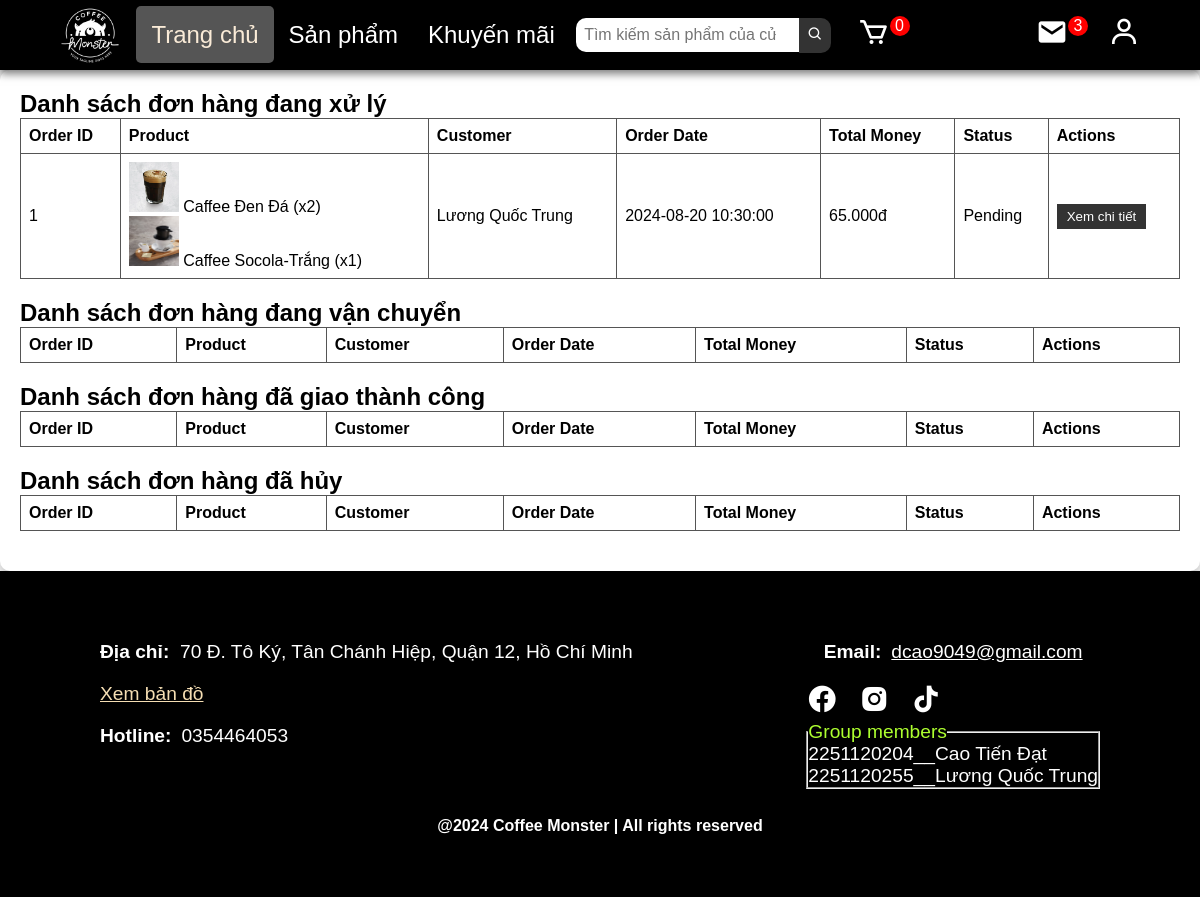
The page /customer2/controller/index.php?act=purchase_history (signed in) on the database its author committed.
### tables this page shows
CREATE TABLE `order` (
  `order_id` int(11) NOT NULL,
  `total_payment` decimal(10,3) DEFAULT NULL,
  `order_time` datetime NOT NULL,
  `Status` varchar(255) NOT NULL,
  `user_id` int(11) NOT NULL,
  `order_address` varchar(255) NOT NULL
);

CREATE TABLE `user` (
  `user_id` int(11) NOT NULL,
  `user_name` varchar(255) NOT NULL,
  `user_pass` varchar(255) NOT NULL,
  `phone_number` varchar(20) NOT NULL,
  `level` int(11) NOT NULL
);

### customer2/model/purchase_history.php (called while the page is built, shortened)
<?php
    include "connect.php";
    if(isset($_SESSION['mySession'])){
        $user_id = $_SESSION['mySession'];
    }
    $p_sql = "SELECT o.* FROM `order` o
            JOIN `user` u ON o.user_id = u.user_id
            WHERE 1=1 AND Status = 'Pending' AND o.user_id = $user_id
            ORDER BY o.order_time DESC";
    $pending_orders = mysqli_query($conn, $p_sql);
?>

### customer2/controller/function.php (called while the page is built, shortened)
<?php
    function getUserInfor($user_id,$infor){
        global $conn;
        $valid_columns = ['user_name', 'phone_number', 'level'];
        $sql = "SELECT $infor FROM user WHERE user_id = '$user_id'";
        $result = mysqli_query($conn, $sql);
        if ($result && mysqli_num_rows($result) > 0) {
            $row = mysqli_fetch_assoc($result);
            return $row[$infor];
        }
        return null;
    }
    function getProductInfor($product_id, $infor) {
        global $conn;
        $valid_columns = ['ca_id', 'product_name', 'price', 'status', 'img'];
        $sql = "SELECT $infor FROM product WHERE product_id = '$product_id'";
        $result = mysqli_query($conn, $sql);
        if ($result && mysqli_num_rows($result) > 0) {
            $row = mysqli_fetch_assoc($result);
            return $row[$infor];
        }
        return null;
    }
    function getProductName($product_id){
        global $conn;
        $sql = "SELECT product_name FROM product WHERE product_id = '$product_id'";
        $result = mysqli_query($conn, $sql);
        if ($result && mysqli_num_rows($result) > 0) {
            $row = mysqli_fetch_assoc($result);
            return $row['product_name'];
        }
        return null;
    }
    function getProductQuantity($order_id, $product_id) {
        global $conn;
        $sql = "SELECT quantity FROM orderdetail WHERE order_id = '$order_id' AND product_id = '$product_id'";
        $result = mysqli_query($conn, $sql);
        if ($result && mysqli_num_rows($result) > 0) {
            $row = mysqli_fetch_assoc($result);
            return $row['quantity'];
        }
        return null;
    }
    function getOrderDetail($order_id){
        global $conn;
        $sql = "SELECT product_id FROM orderdetail WHERE order_id = '$order_id'";
        $query = mysqli_query($conn, $sql);
        $order_detail = [];
        while ($row = mysqli_fetch_assoc($query)) {
            $product_name = getProductName($row['product_id']);
            $quantity = getProductQuantity($order_id, $row['product_id']);
            $price = getProductInfor($row['product_id'], 'price');
            $image = getProductInfor($row['product_id'], 'img');
            $order_detail[] = ['product_name' => $product_name, 'quantity' => $quantity, 'price' => $price, 'img' => $image];
        }
        return $order_detail;
    }
?>

### customer2/view/purchase_history.php (the view, shortened to what this page needs)
<?php include "../controller/function.php"; ?>
<?php include "../model/purchase_history.php"; ?>
<link rel="stylesheet" type="text/css" href="../view/css/purchase_history.css">
    <main class="main">
        <div style="background-color: white; padding: 20px; border-radius: 10px; box-shadow: 0 4px 8px rgba(0, 0, 0, 0.2);">
            <h2>Danh sách đơn hàng đang xử lý</h2>
            <table>
                <thead>
                    <tr>
                        <th>Order ID</th>
                        <th>Product</th>
                        <th>Customer</th>
                        <th>Order Date</th>
                        <th>Total Money</th>
                        <th>Status</th>
                        <th>Actions</th>
                    </tr>
                </thead>
                <tbody id="order-list">
                    <?php foreach ($pending_orders as $row): ?>
                        <tr>
                            <td><?php echo $row['order_id']; ?></td>
                            <td>
                                <?php foreach (getOrderDetail($row['order_id']) as $row_order_detail): ?>
                                    <img width="50" height="50" src="../view/img/product/<?php echo $row_order_detail['img']; ?>" alt="<?php echo $row_order_detail['product_name']; ?>">
                                    <?php echo $row_order_detail['product_name'] . " (" . "x" . $row_order_detail['quantity'] . ")"; ?>
                                    <br>
                                <?php endforeach; ?>
                            </td>
                            <td><?php echo getUserInfor($row['user_id'], 'user_name'); ?></td>
                            <td><?php echo $row['order_time']; ?></td>
                            <td><?php echo $row['total_payment']; ?>đ</td>
                            <td><?php echo $row['Status']; ?></td>
                            <td>
                                <button onclick="location.href='index.php?act=view_order_detail&this_id=<?php echo $row['order_id']; ?>'">Xem chi tiết</button>
                            </td>
                        </tr>
                    <?php endforeach; ?>
                </tbody>
            </table>
            <h2>Danh sách đơn hàng đang vận chuyển</h2>
            <table>
                <thead>
                    <tr>
                        <th>Order ID</th>
                        <th>Product</th>
                        <th>Customer</th>
                        <th>Order Date</th>
                        <th>Total Money</th>
                        <th>Status</th>
                        <th>Actions</th>
                    </tr>
                </thead>
            </table>
            <h2>Danh sách đơn hàng đã giao thành công</h2>
            <table>
                <thead>
                    <tr>
                        <th>Order ID</th>
                        <th>Product</th>
                        <th>Customer</th>
                        <th>Order Date</th>
                        <th>Total Money</th>
                        <th>Status</th>
                        <th>Actions</th>
                    </tr>
                </thead>
            </table>
            <h2>Danh sách đơn hàng đã hủy</h2>
            <table>
                <thead>
                    <tr>
                        <th>Order ID</th>
                        <th>Product</th>
                        <th>Customer</th>
                        <th>Order Date</th>
                        <th>Total Money</th>
                        <th>Status</th>
                        <th>Actions</th>
                    </tr>
                </thead>
            </table>
        </div>
    </main>

### customer2/view/css/purchase_history.css (style rules this page uses)
* { margin: 0; padding: 0; box-sizing: border-box; font-family: Arial, Helvetica, sans-serif; }
body { font-family: Arial, sans-serif; margin: 0; padding: 0; background-color: #f4f4f4; }
table { background-color: #f0e8e8; width: 100%; border-collapse: collapse; margin-bottom: 20px; }
table, th, td { border: 1px solid #555; }
th, td { padding: 8px; text-align: left; }
button { padding: 5px 10px; margin: 5px 0; background-color: #333; color: #fff; border: none; cursor: pointer; }
tr:nth-child(odd) { background-color: #fff; }

### rows shown on the page
order: order_id "1", product_name "Caffee Đen Đá", quantity "2", product_name "Caffee Socola-Trắng", quantity "1", user.user_name "Lương Quốc Trung", order_time "2024-08-20 10:30:00", total_payment "65.000", Status "Pending"
